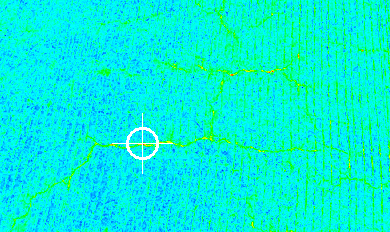
#> input picture Pseudo Coloring/cracks-color.png, 390 x 232 px
$ jupyter execute Pseudo_Coloring.ipynb
#> lines starting #> are read from the running program, lines starting #| are printed output that depends on the picture; after the words box and inside, x2 and y2 are one past the last pixel; in counts of white or black regions, pixels touching at a corner belong together
[cell 1]
# importing libraries

import numpy as np
import cv2
import ntpath

# taking image path or name from user

path = input('Enter Image path to convert it to a pseudo colored image: ')
#> the answer given: cracks-color.png
image_color = cv2.imread(path)
#> image_color is the input picture: shape (232, 390, 3); mean B, G, R 215.5, 241.3, 2
image_color = cv2.cvtColor(image_color, cv2.COLOR_BGR2RGB)

# extracting name of image file from path
name = ntpath.basename(path)
name = name.replace('.png','')


grayscale = cv2.cvtColor(image_color, cv2.COLOR_RGB2GRAY)
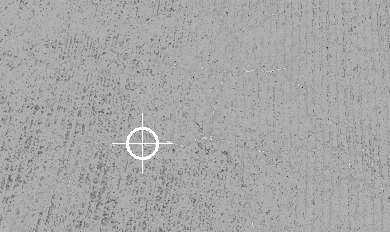
#> grayscale: shape (232, 390); min 29, max 255, mean 166.9

# Converting to HSV image

image_HSV = cv2.cvtColor(image_color, cv2.COLOR_RGB2HSV)
#> image_HSV: shape (232, 390, 3); mean H, S, V 86.5, 253.9, 255

# Creating Lookup Table

H_lut = np.ones((np.shape(image_HSV[:,:,0])),np.uint8)
S_lut = np.ones((np.shape(image_HSV[:,:,0])),np.uint8)*255
V_lut = np.ones((np.shape(image_HSV[:,:,0])),np.uint8)*255

# calculating and matching lookup table for Hue values

H_lut = np.uint8(140*((grayscale-np.min(grayscale))/(np.max(grayscale)-np.min(grayscale))))
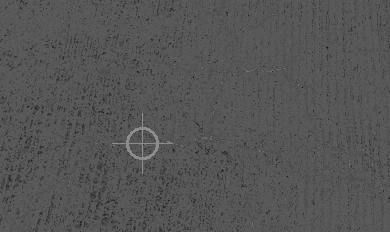
#> H_lut: shape (232, 390); min 0, max 140, mean 85

# making output HSV image

output_HSV = np.stack((H_lut, S_lut, V_lut), axis=-1)
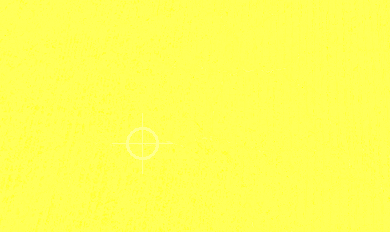
#> output_HSV: shape (232, 390, 3); mean of channels 0, 1, 2 85, 255, 255; drawn as B, G, R

# Converting HSV to RGB for display

output_color = cv2.cvtColor(output_HSV, cv2.COLOR_HSV2RGB)
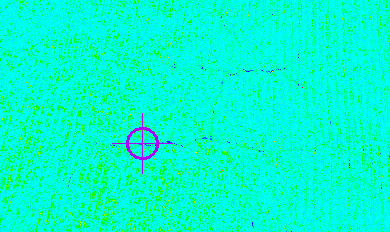
#> output_color: shape (232, 390, 3); mean R, G, B 1.9, 250.8, 208.5

# finding max brightness spot

Max = np.where(grayscale == np.max(grayscale)) # array with brightest pixel indices
#> Max = 389 positions, rows 113 to 173, columns 112 to 172
Max = np.transpose(np.array(Max))
#> Max = 389 pairs, first value 113 to 173, second value 112 to 172

a,b = [],[]                                    # arrays for storing adjecent pixel indices

if (len(Max)>1):                               # searching for the center of gravity
    for i in range(len(Max)-1):
        if (Max[i,0]+1 == Max[i+1,0] or Max[i,0] == Max[i+1,0]):
            a.append(Max[i,0])
            b.append(Max[i,1])
        else:
            continue
#> after the loop, a = 388 values from 113 to 172; b = 388 values, max 172 at index 223, min 112 at index 163, mean 142
else:
    a.append(Max[:,0])
    b.append(Max[:,1])


# indices of brightest spot

max_j = int(a[int(len(a)/2)])
#> max_j = 143
max_i = int(b[int(len(b)/2)])
#> max_i = 143


# drawing circle & marker
radius = 15
color = (255,255,255)
thickness = 2
center = (max_i, max_j)
#> center = (143, 143)
marker_size = 60
output_color = cv2.circle(output_color, center, radius, color, thickness)
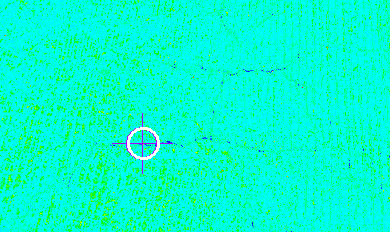
#> output_color: shape (232, 390, 3); 0.31% of pixels changed, all inside (x1, y1, x2, y2) = (127, 127, 160, 160)
output_color = cv2.drawMarker (output_color, center, color, 0, marker_size, thickness=1)
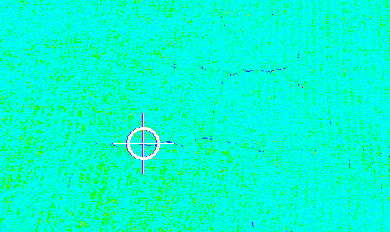
#> output_color: shape (232, 390, 3); 0.12% of pixels changed, all inside (x1, y1, x2, y2) = (113, 113, 174, 174)

# displaying original image
cv2.imshow('original', image_color)

 # displaying pseudo colored image
cv2.imshow('Pseudo Colored', output_color)

# saving the image

cv2.imwrite(name +'-color.png',output_color)
cv2.waitKey(0)
cv2.destroyAllWindows()
